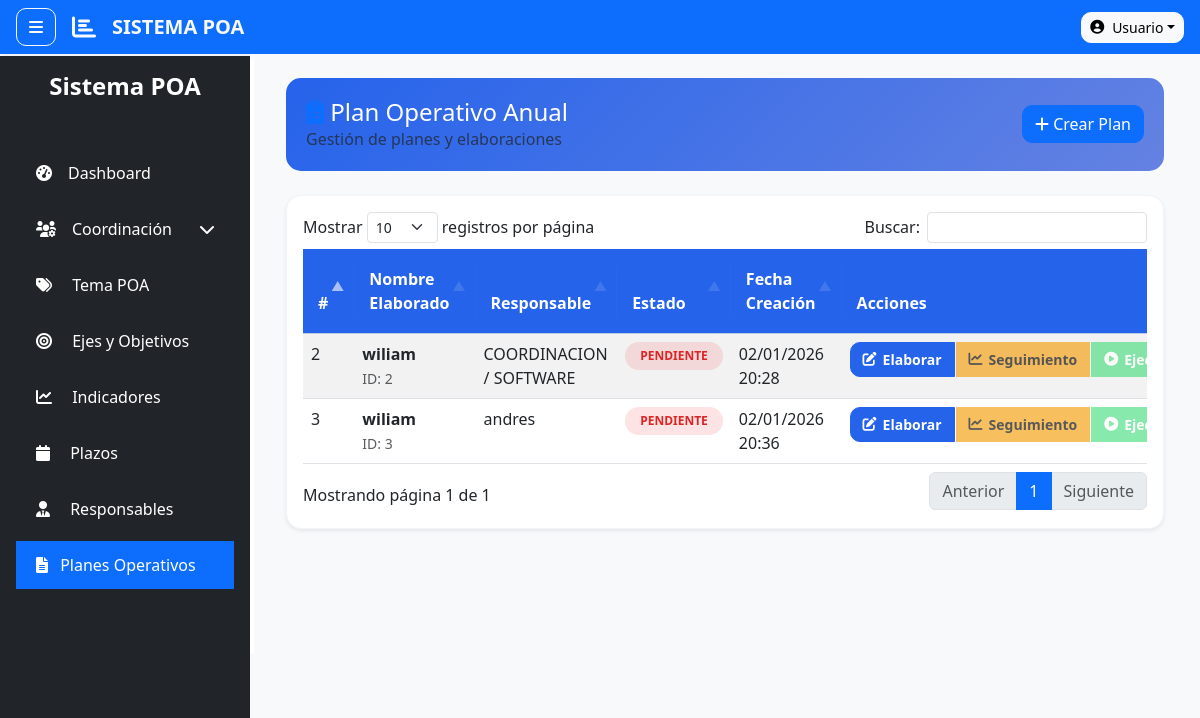
/index.php?action=planes (signed in), run on the app's committed database.
### tables this page shows
CREATE TABLE `planes` (
  `id_plan` int(11) NOT NULL,
  `nombre_elaborado` varchar(50) NOT NULL,
  `nombre_responsable` varchar(50) NOT NULL,
  `id_usuario` int(11) NOT NULL,
  `estado` enum('PENDIENTE','ACTIVO','INACTIVO','COMPLETADO') DEFAULT 'PENDIENTE',
  `fecha_creacion` timestamp NOT NULL DEFAULT current_timestamp()
);

### controllers/PlanController.php (called while the page is built, shortened)
<?php
require_once 'models/Plan.php';
class PlanController
{
    public function index()
    {
        $planes = Plan::all();
        require 'views/layout/header.php';
        require 'views/planes/index.php';
        require 'views/layout/footer.php';
    }
}

### config/database.php (called while the page is built)
<?php
class Database {
    public static function connect() {
        return new PDO(
            "mysql:host=localhost;dbname=amigo_poa;charset=utf8mb4",
            "root",
            "",
            [
                PDO::ATTR_ERRMODE => PDO::ERRMODE_EXCEPTION,
                PDO::ATTR_DEFAULT_FETCH_MODE => PDO::FETCH_ASSOC
            ]
        );
    }
}

### models/Plan.php (called while the page is built, shortened)
<?php
require_once 'config/database.php';
class Plan
{
    private static function db()
    {
        return Database::connect();
    }
    public static function all()
    {
        return self::db()->query("SELECT * FROM planes ORDER BY fecha_creacion DESC")->fetchAll();
    }
}

### views/planes/index.php (the view, shortened to what this page needs)
<!DOCTYPE html>
<html lang="es">
<head>
    <link href="https://cdn.jsdelivr.net/npm/bootstrap@5.3.0-alpha1/dist/css/bootstrap.min.css" rel="stylesheet">
    <link rel="stylesheet" href="https://cdn.jsdelivr.net/npm/bootstrap-icons@1.10.3/font/bootstrap-icons.css">
    <link rel="stylesheet" href="public/css/planes.css">
</head>
<body>
<div class="container-fluid">
    <div class="d-flex justify-content-between align-items-center mb-4">
        <div>
            <h4 class="mb-0"><i class="fas fa-clipboard-list text-primary"></i> Plan Operativo Anual</h4>
            <p class="text-muted mb-0">Gestión de planes y elaboraciones</p>
        </div>
        <button class="btn btn-primary" data-bs-toggle="modal" data-bs-target="#modalPlan">
            <i class="fas fa-plus"></i> Crear Plan
        </button>
    </div>
    <div class="card shadow-sm">
        <div class="card-body">
            <div class="table-responsive">
                <table class="table table-hover table-striped">
                    <thead class="table-primary">
                        <tr>
                            <th width="5%">#</th>
                            <th width="20%">Nombre Elaborado</th>
                            <th width="20%">Responsable</th>
                            <th width="10%">Estado</th>
                            <th width="15%">Fecha Creación</th>
                            <th width="30%">Acciones</th>
                        </tr>
                    </thead>
                    <tbody>
                        <?php if (empty($planes)): ?>
                            <tr>
                                <td colspan="6" class="text-center py-4">
                                    <i class="fas fa-inbox fa-3x text-muted mb-3"></i>
                                    <p class="text-muted">No hay planes registrados</p>
                                    <button class="btn btn-primary" data-bs-toggle="modal" data-bs-target="#modalPlan">
                                        <i class="fas fa-plus"></i> Crear primer plan
                                    </button>
                                </td>
                            </tr>
                        <?php else: ?>
                            <?php foreach ($planes as $p): ?>
                                <tr>
                                    <td><?= $p['id_plan'] ?></td>
                                    <td>
                                        <div class="fw-semibold"><?= htmlspecialchars($p['nombre_elaborado']) ?></div>
                                        <small class="text-muted">ID: <?= $p['id_plan'] ?></small>
                                    </td>
                                    <td><?= htmlspecialchars($p['nombre_responsable']) ?></td>
                                    <td>
                                        <span class="badge bg-<?= $p['estado'] == 'ACTIVO' ? 'success' : 'secondary' ?>">
                                            <?= $p['estado'] ?>
                                        </span>
                                    </td>
                                    <td><?= date('d/m/Y H:i', strtotime($p['fecha_creacion'])) ?></td>
                                    <td>
                                        <div class="btn-group" role="group">
                                            <button class="btn btn-primary btn-sm"
                                                onclick="abrirElaboracion(<?= $p['id_plan'] ?>)" title="Elaborar POA">
                                                <i class="fas fa-edit"></i> Elaborar
                                            </button>
                                            <button class="btn btn-warning btn-sm" title="Seguimiento" disabled>
                                                <i class="fas fa-chart-line"></i> Seguimiento
                                            </button>
                                            <button class="btn btn-success btn-sm" title="Ejecución" disabled>
                                                <i class="fas fa-play-circle"></i> Ejecución
                                            </button>
                                        </div>
                                    </td>
                                </tr>
                            <?php endforeach ?>
                        <?php endif; ?>
                    </tbody>
                </table>
            </div>
        </div>
    </div>
</div>
</body>
</html>

### public/css/styles.css (style rules this page uses)
body:not(.login-page) { overflow: hidden; height: 100vh; }

### public/css/planes.css (style rules this page uses)
:root { --primary-color: #2563eb; --secondary-color: #6482e2; --accent-color: #3b82f6; --light-color: #f8f9fa; --dark-color: #1f2937; --success-color: #16a34a; --danger-color: #dc2626; --warning-color: #d97706; --gray-light: #f1f5f9; --gray-medium: #e5e7eb; --border-radius: 15px; --box-shadow: 0 10px 25px rgba(37, 99, 235, 0.1); }
.table thead.table-primary th { background-color: var(--primary-color) !important; color: white; padding: 18px 15px; position: relative; }
.table thead.table-primary th:not(:last-child):after { content: ""; position: absolute; right: 0; top: 20%; height: 60%; width: 1px; background-color: rgba(255, 255, 255, 0.2); }
.badge { padding: 8px 15px; border-radius: 20px; }
.badge.bg-secondary { background-color: rgba(239, 68, 68, 0.15) !important; color: var(--danger-color) !important; }
.d-flex.justify-content-between.align-items-center.mb-4 { background: linear-gradient(135deg, var(--primary-color), var(--secondary-color)); padding: 20px; border-radius: var(--border-radius); color: white; margin-bottom: 25px; }
.d-flex.justify-content-between.align-items-center.mb-4 h4:before { content: ""; position: absolute; left: 0; top: 5px; height: 80%; width: 4px; background-color: white; border-radius: 4px; }
.card { border-radius: var(--border-radius); border: 1px solid var(--gray-light); box-shadow: var(--box-shadow); }
.btn { border-radius: 10px; }
.btn-group .btn { border-radius: 10px; font-weight: 600; padding: 6px 12px; display: inline-flex; align-items: center; gap: 6px; margin-right: 2px; }
.btn-group .btn-primary { background-color: #2563eb; border-color: #2563eb; }
.btn-group .btn-warning { background-color: #f59e0b; border-color: #f59e0b; }
.btn-group .btn-success { background-color: #4ade80; border-color: #4ade80; }

### data on the page
planes: id_plan "3", nombre_elaborado "wiliam", nombre_responsable "andres", estado "PENDIENTE", fecha_creacion "02/01/2026 20:36"
planes: id_plan "2", nombre_elaborado "wiliam", nombre_responsable "COORDINACION / SOFTWARE", estado "PENDIENTE", fecha_creacion "02/01/2026 20:28"

### other printed values
$_SESSION['usuario']['nombre'] "Usuario"
